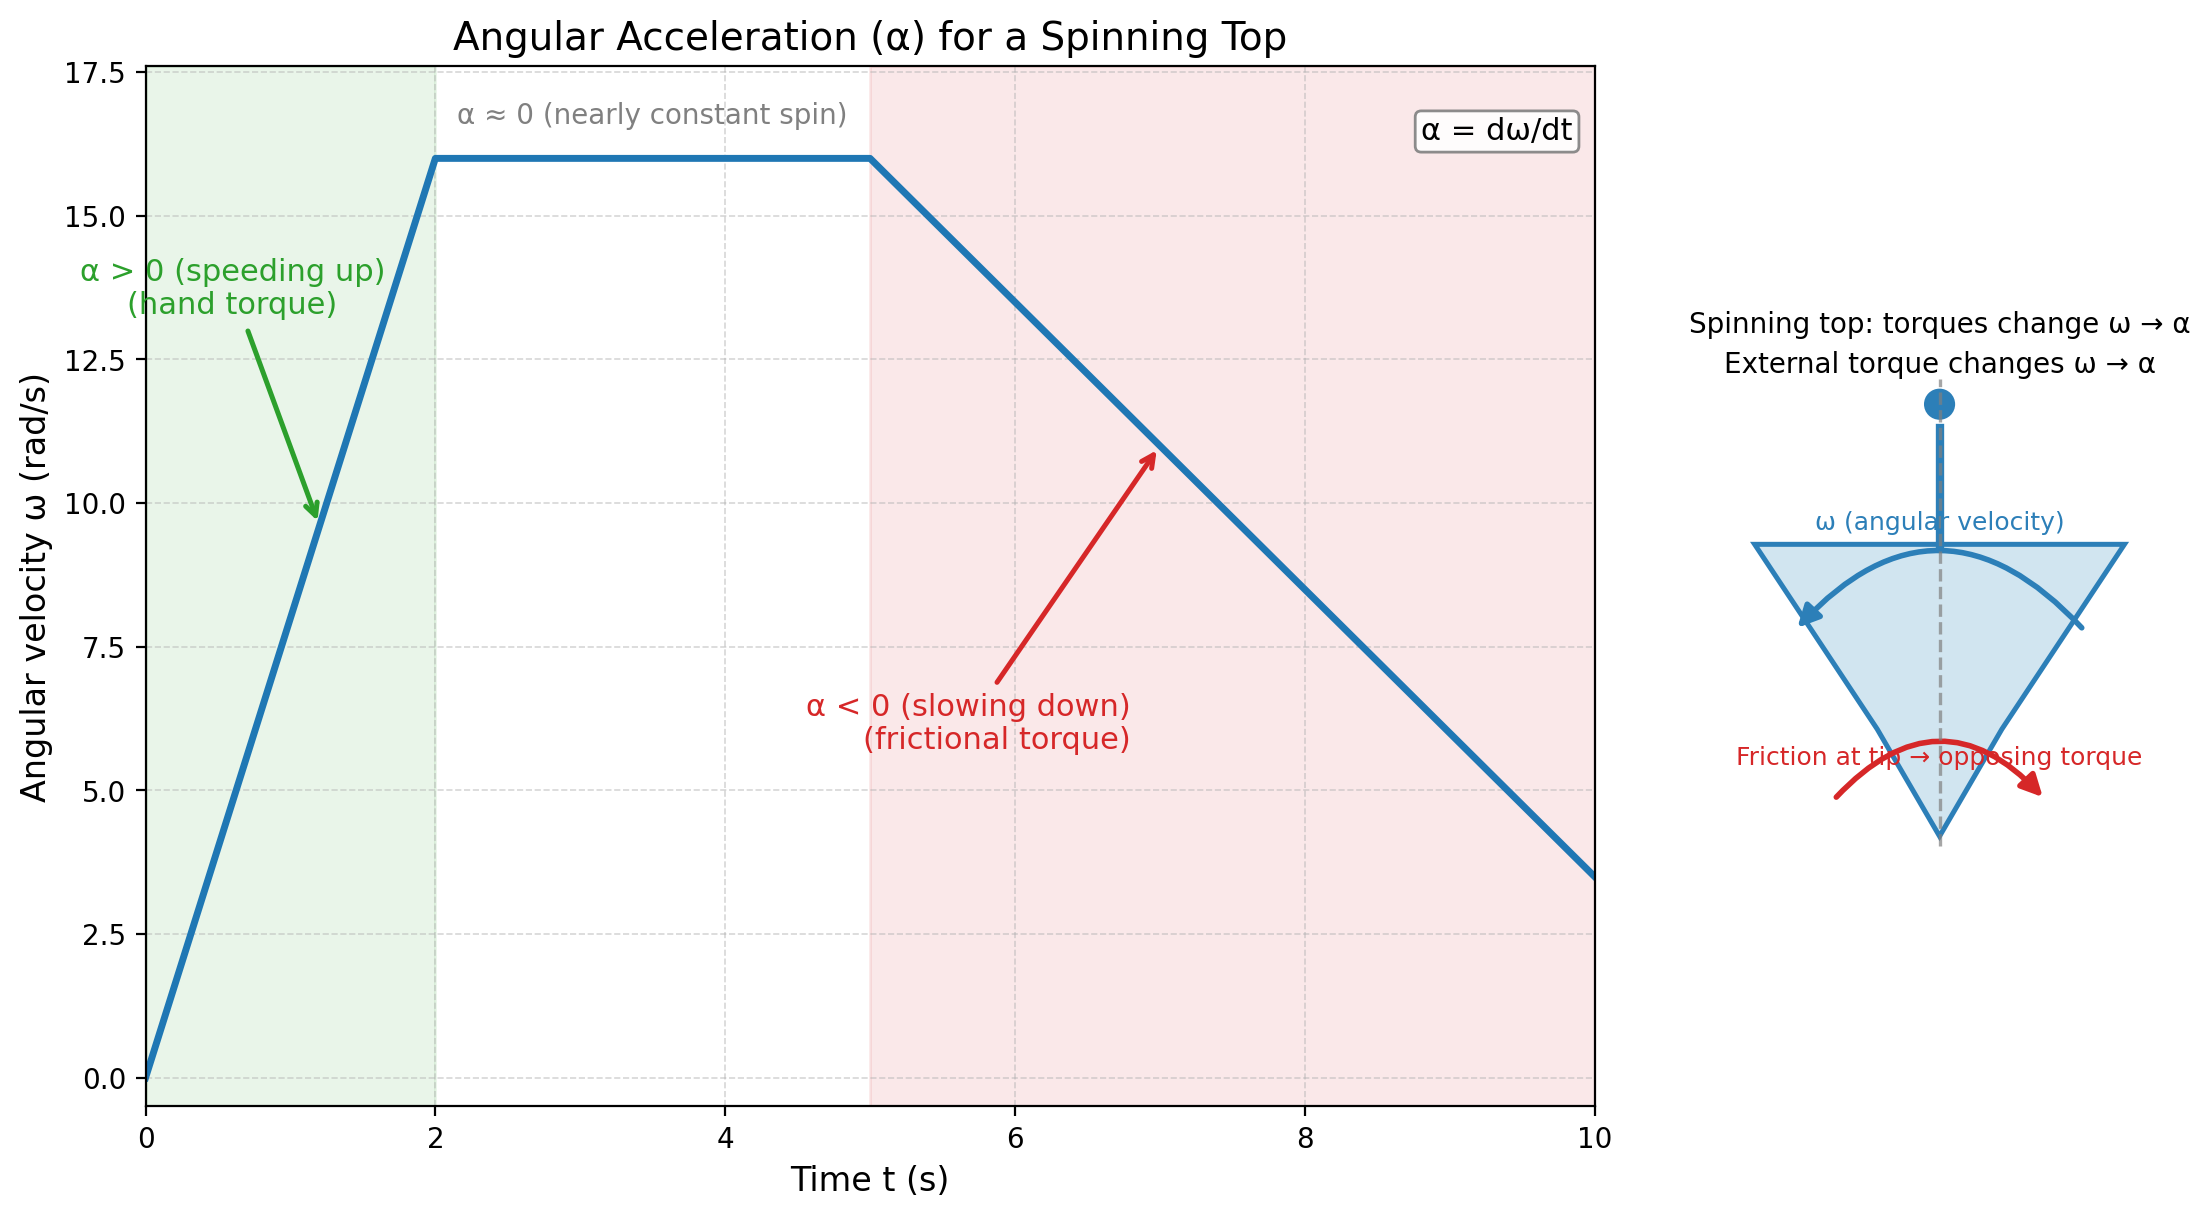

Write the Python code that produced this figure.
import numpy as np
import matplotlib.pyplot as plt
from matplotlib.patches import Polygon, Circle, FancyArrowPatch


def draw_spinning_top(ax):
    ax.set_xlim(-1.3, 1.3)
    ax.set_ylim(-0.2, 2.5)
    ax.set_aspect('equal')
    ax.axis('off')

    # Body of the top (stylized polygon)
    body_pts = np.array([
        [-0.95, 1.5],
        [0.95, 1.5],
        [0.32, 0.55],
        [0.0, 0.0],
        [-0.32, 0.55]
    ])
    body = Polygon(body_pts, closed=True, facecolor='#D1E5F0', edgecolor='#2C7FB8', linewidth=1.8)
    ax.add_patch(body)

    # Stem and knob
    ax.plot([0, 0], [1.5, 2.1], color='#2C7FB8', lw=3)
    knob = Circle((0, 2.22), 0.08, facecolor='#2C7FB8', edgecolor='none')
    ax.add_patch(knob)

    # Center axis (dashed)
    ax.plot([0, 0], [-0.05, 2.35], color='gray', lw=1.2, ls='--', alpha=0.7)

    # Curved arrow indicating spin (ω)
    spin_arrow = FancyArrowPatch(
        posA=(0.75, 1.05), posB=(-0.75, 1.05),
        connectionstyle='arc3,rad=0.55',
        arrowstyle='-|>',
        mutation_scale=16,
        lw=2.0, color='#2C7FB8')
    ax.add_patch(spin_arrow)
    ax.text(0.0, 1.55, 'ω (angular velocity)', color='#2C7FB8', ha='center', va='bottom', fontsize=9)

    # Friction at the tip → opposing torque (slows spin)
    friction_arrow = FancyArrowPatch(
        posA=(-0.55, 0.18), posB=(0.55, 0.18),
        connectionstyle='arc3,rad=-0.55',
        arrowstyle='-|>',
        mutation_scale=16,
        lw=2.0, color='#D62728')
    ax.add_patch(friction_arrow)
    ax.text(0.0, 0.34, 'Friction at tip → opposing torque', color='#D62728', ha='center', va='bottom', fontsize=9)

    # Note about torque changing ω ⇒ α
    ax.text(0.0, 2.35, 'External torque changes ω → α', color='black', ha='center', va='bottom', fontsize=10)


def main():
    # Time and piecewise angular velocity ω(t)
    alpha1 = 8.0    # rad/s^2 (spin-up by hand)
    alpha2 = -2.5   # rad/s^2 (slowing due to friction)

    t1 = np.linspace(0, 2, 120)
    w1 = alpha1 * t1

    t2 = np.linspace(2, 5, 120)
    w2 = np.full_like(t2, w1[-1])

    t3 = np.linspace(5, 10, 240)
    w3 = w2[-1] + alpha2 * (t3 - 5)

    t = np.concatenate([t1, t2, t3])
    w = np.concatenate([w1, w2, w3])

    # Figure layout
    fig = plt.figure(figsize=(11.5, 6.5))
    ax = fig.add_axes([0.08, 0.12, 0.63, 0.80])  # main plot
    ax_top = fig.add_axes([0.75, 0.10, 0.22, 0.80])  # schematic of top

    # Plot ω(t)
    ax.plot(t, w, color='#1f77b4', lw=2.5)

    # Visual regions for α > 0 and α < 0
    ymax = max(w) * 1.1
    ax.set_ylim(-0.5, ymax)
    ax.set_xlim(0, 10)

    ax.axvspan(0, 2, color='#2ca02c', alpha=0.10)
    ax.axvspan(5, 10, color='#d62728', alpha=0.10)

    # Labels and annotations
    ax.set_title('Angular Acceleration (α) for a Spinning Top', fontsize=14)
    ax.set_xlabel('Time t (s)', fontsize=12)
    ax.set_ylabel('Angular velocity ω (rad/s)', fontsize=12)

    # α > 0 region annotation
    ax.annotate('α > 0 (speeding up)\n(hand torque)',
                xy=(1.2, alpha1 * 1.2), xytext=(0.6, ymax * 0.78),
                arrowprops=dict(arrowstyle='->', color='#2ca02c', lw=1.8),
                ha='center', va='center', fontsize=11, color='#2ca02c')

    # α ≈ 0 plateau
    ax.text(3.5, w2[-1] + 0.5, 'α ≈ 0 (nearly constant spin)',
            ha='center', va='bottom', fontsize=10, color='gray')

    # α < 0 region annotation
    w_at_7 = w2[-1] + alpha2 * (7 - 5)
    ax.annotate('α < 0 (slowing down)\n(frictional torque)',
                xy=(7.0, w_at_7), xytext=(6.8, ymax * 0.35),
                arrowprops=dict(arrowstyle='->', color='#d62728', lw=1.8),
                ha='right', va='center', fontsize=11, color='#d62728')

    # Small reminder: α = dω/dt
    ax.text(9.85, ymax * 0.95, 'α = dω/dt', ha='right', va='top', fontsize=11,
            bbox=dict(boxstyle='round,pad=0.2', fc='white', ec='gray', alpha=0.9))

    # Grid for readability
    ax.grid(True, ls='--', lw=0.6, alpha=0.5)

    # Draw the spinning top schematic
    draw_spinning_top(ax_top)
    ax_top.set_title('Spinning top: torques change ω → α', fontsize=10, pad=6)

    # Save figure
    out_name = 'angular_acceleration_spinning_top.png'
    plt.savefig(out_name, dpi=200, bbox_inches='tight')
    print(f'Saved figure to {out_name}')


if __name__ == '__main__':
    main()
